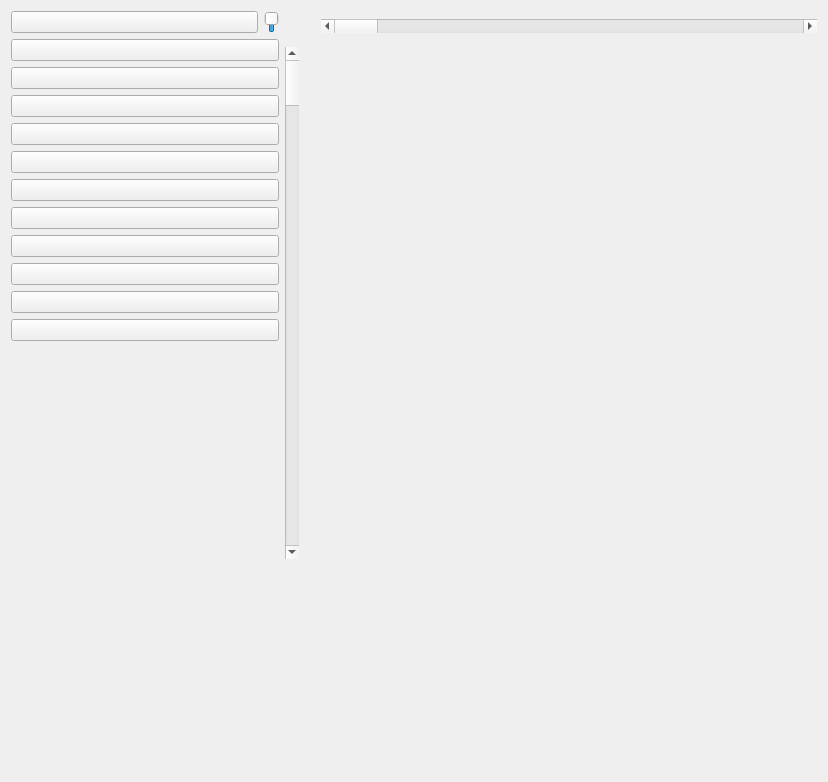
<?xml version="1.0" encoding="UTF-8"?>
<ui version="4.0">
 <class>App_form</class>
 <widget class="QWidget" name="App_form">
  <property name="geometry">
   <rect>
    <x>0</x>
    <y>0</y>
    <width>828</width>
    <height>782</height>
   </rect>
  </property>
  <property name="windowTitle">
   <string>Form</string>
  </property>
  <layout class="QHBoxLayout" name="horizontalLayout_4">
   <item>
    <layout class="QVBoxLayout" name="verticalLayout_2">
     <item>
      <layout class="QHBoxLayout" name="horizontalLayout_2">
       <item>
        <widget class="QPushButton" name="pb_color">
         <property name="text">
          <string/>
         </property>
         <property name="icon">
          <iconset>
           <normaloff>res/Colors.png</normaloff>res/Colors.png</iconset>
         </property>
         <property name="iconSize">
          <size>
           <width>32</width>
           <height>32</height>
          </size>
         </property>
        </widget>
       </item>
       <item>
        <widget class="QSlider" name="sl_alpha">
         <property name="toolTip">
          <string comment="Alpha" extracomment="Alpha"/>
         </property>
         <property name="statusTip">
          <string comment="Alpha" extracomment="Alpha"/>
         </property>
         <property name="whatsThis">
          <string comment="Alpha" extracomment="Alpha"/>
         </property>
         <property name="maximum">
          <number>1000</number>
         </property>
         <property name="singleStep">
          <number>1</number>
         </property>
         <property name="sliderPosition">
          <number>1000</number>
         </property>
         <property name="orientation">
          <enum>Qt::Vertical</enum>
         </property>
        </widget>
       </item>
      </layout>
     </item>
     <item>
      <widget class="QPushButton" name="pb_line">
       <property name="text">
        <string/>
       </property>
       <property name="icon">
        <iconset>
         <normaloff>res/Line.png</normaloff>res/Line.png</iconset>
       </property>
       <property name="iconSize">
        <size>
         <width>32</width>
         <height>32</height>
        </size>
       </property>
      </widget>
     </item>
     <item>
      <widget class="QPushButton" name="pb_square">
       <property name="text">
        <string/>
       </property>
       <property name="icon">
        <iconset>
         <normaloff>res/Square.png</normaloff>res/Square.png</iconset>
       </property>
       <property name="iconSize">
        <size>
         <width>32</width>
         <height>32</height>
        </size>
       </property>
      </widget>
     </item>
     <item>
      <widget class="QPushButton" name="pb_rectangle">
       <property name="text">
        <string/>
       </property>
       <property name="icon">
        <iconset>
         <normaloff>res/Rectangle.png</normaloff>res/Rectangle.png</iconset>
       </property>
       <property name="iconSize">
        <size>
         <width>32</width>
         <height>32</height>
        </size>
       </property>
      </widget>
     </item>
     <item>
      <widget class="QPushButton" name="pb_circle">
       <property name="text">
        <string/>
       </property>
       <property name="icon">
        <iconset>
         <normaloff>res/Circle.png</normaloff>res/Circle.png</iconset>
       </property>
       <property name="iconSize">
        <size>
         <width>32</width>
         <height>32</height>
        </size>
       </property>
      </widget>
     </item>
     <item>
      <widget class="QPushButton" name="pb_ellipse">
       <property name="text">
        <string/>
       </property>
       <property name="icon">
        <iconset>
         <normaloff>res/Ellipse.png</normaloff>res/Ellipse.png</iconset>
       </property>
       <property name="iconSize">
        <size>
         <width>32</width>
         <height>32</height>
        </size>
       </property>
      </widget>
     </item>
     <item>
      <widget class="QPushButton" name="pb_triangle">
       <property name="text">
        <string/>
       </property>
       <property name="icon">
        <iconset>
         <normaloff>res/Triangle.png</normaloff>res/Triangle.png</iconset>
       </property>
       <property name="iconSize">
        <size>
         <width>32</width>
         <height>32</height>
        </size>
       </property>
      </widget>
     </item>
     <item>
      <widget class="QPushButton" name="pb_select">
       <property name="text">
        <string/>
       </property>
       <property name="icon">
        <iconset>
         <normaloff>res/Select.png</normaloff>res/Select.png</iconset>
       </property>
       <property name="iconSize">
        <size>
         <width>32</width>
         <height>32</height>
        </size>
       </property>
      </widget>
     </item>
     <item>
      <widget class="QPushButton" name="pb_zoom_in">
       <property name="enabled">
        <bool>true</bool>
       </property>
       <property name="text">
        <string/>
       </property>
       <property name="icon">
        <iconset>
         <normaloff>res/ZoomIn.png</normaloff>res/ZoomIn.png</iconset>
       </property>
       <property name="iconSize">
        <size>
         <width>32</width>
         <height>32</height>
        </size>
       </property>
      </widget>
     </item>
     <item>
      <widget class="QPushButton" name="pb_zoom_out">
       <property name="enabled">
        <bool>true</bool>
       </property>
       <property name="text">
        <string/>
       </property>
       <property name="icon">
        <iconset>
         <normaloff>res/ZoomOut.png</normaloff>res/ZoomOut.png</iconset>
       </property>
       <property name="iconSize">
        <size>
         <width>32</width>
         <height>32</height>
        </size>
       </property>
      </widget>
     </item>
     <item>
      <widget class="QPushButton" name="pb_home">
       <property name="enabled">
        <bool>true</bool>
       </property>
       <property name="text">
        <string/>
       </property>
       <property name="icon">
        <iconset>
         <normaloff>res/House.png</normaloff>res/House.png</iconset>
       </property>
       <property name="iconSize">
        <size>
         <width>32</width>
         <height>32</height>
        </size>
       </property>
      </widget>
     </item>
     <item>
      <widget class="QPushButton" name="pb_camera">
       <property name="enabled">
        <bool>true</bool>
       </property>
       <property name="text">
        <string/>
       </property>
       <property name="icon">
        <iconset>
         <normaloff>res/Camera.png</normaloff>res/Camera.png</iconset>
       </property>
       <property name="iconSize">
        <size>
         <width>32</width>
         <height>32</height>
        </size>
       </property>
      </widget>
     </item>
     <item>
      <spacer name="verticalSpacer">
       <property name="orientation">
        <enum>Qt::Vertical</enum>
       </property>
       <property name="sizeHint" stdset="0">
        <size>
         <width>20</width>
         <height>739</height>
        </size>
       </property>
      </spacer>
     </item>
    </layout>
   </item>
   <item>
    <layout class="QVBoxLayout" name="verticalLayout">
     <item>
      <layout class="QHBoxLayout" name="horizontalLayout">
       <item>
        <widget class="ColorIndicator" name="w_color_indicator" native="true">
         <property name="minimumSize">
          <size>
           <width>30</width>
           <height>30</height>
          </size>
         </property>
         <property name="maximumSize">
          <size>
           <width>30</width>
           <height>30</height>
          </size>
         </property>
        </widget>
       </item>
       <item>
        <widget class="QScrollBar" name="horizontalScrollBar">
         <property name="orientation">
          <enum>Qt::Horizontal</enum>
         </property>
        </widget>
       </item>
      </layout>
     </item>
     <item>
      <layout class="QHBoxLayout" name="horizontalLayout_3">
       <item>
        <widget class="QScrollBar" name="verticalScrollBar">
         <property name="orientation">
          <enum>Qt::Vertical</enum>
         </property>
        </widget>
       </item>
       <item>
        <widget class="DrawWidget" name="w_drawWidg" native="true">
         <property name="minimumSize">
          <size>
           <width>512</width>
           <height>512</height>
          </size>
         </property>
        </widget>
       </item>
      </layout>
     </item>
     <item>
      <spacer name="verticalSpacer_2">
       <property name="orientation">
        <enum>Qt::Vertical</enum>
       </property>
       <property name="sizeHint" stdset="0">
        <size>
         <width>20</width>
         <height>40</height>
        </size>
       </property>
      </spacer>
     </item>
    </layout>
   </item>
  </layout>
 </widget>
 <customwidgets>
  <customwidget>
   <class>DrawWidget</class>
   <extends>QWidget</extends>
   <header>view.h</header>
   <container>1</container>
  </customwidget>
  <customwidget>
   <class>ColorIndicator</class>
   <extends>QWidget</extends>
   <header>view.h</header>
   <container>1</container>
  </customwidget>
 </customwidgets>
 <resources/>
 <connections/>
</ui>
